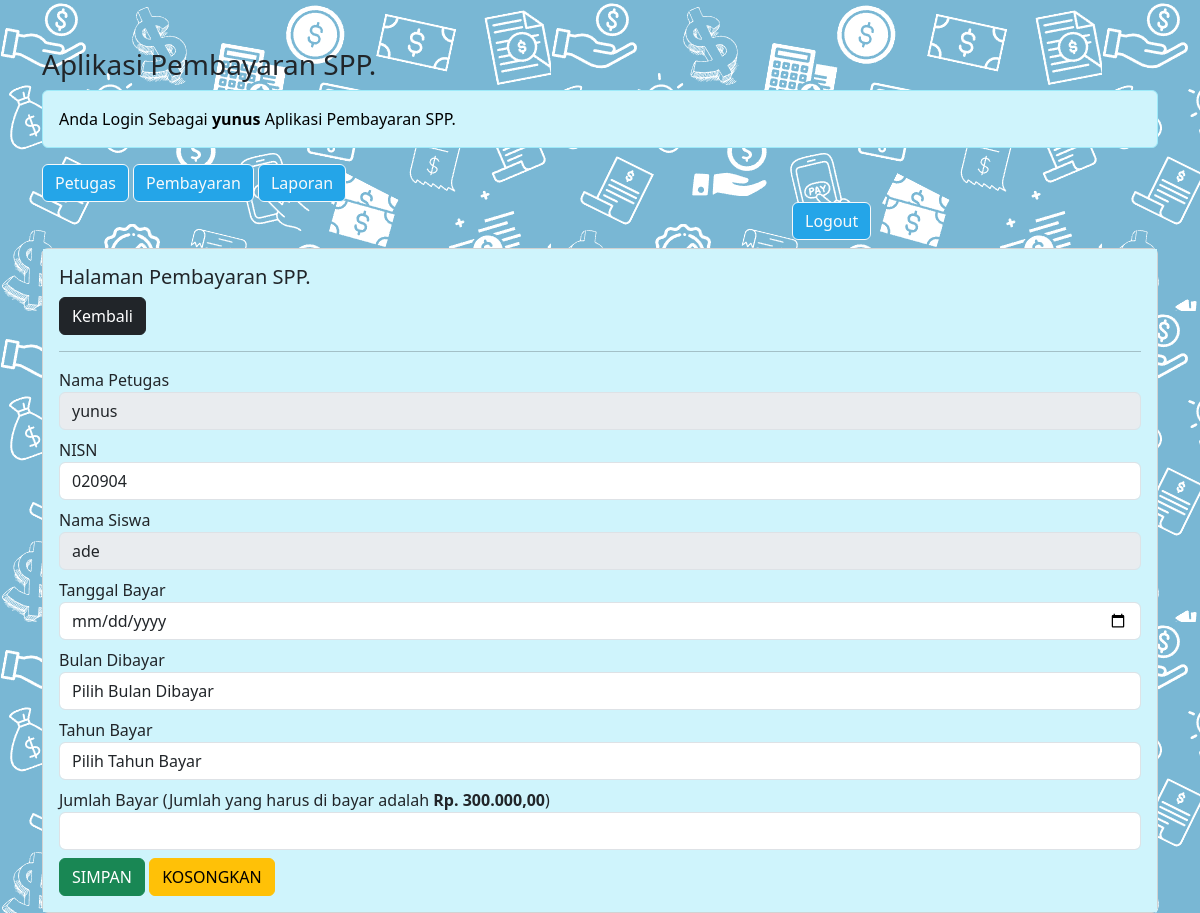
Screenshot of /pembayaran_spp_ukk/petugas/petugas.php?url=tambah-pembayaran&nisn=020904 (signed in) with the database file from the repository.
### tables this page shows
CREATE TABLE `siswa` (
  `nisn` char(10) NOT NULL,
  `nis` char(8) NOT NULL,
  `password` text NOT NULL,
  `nama` varchar(35) NOT NULL,
  `id_kelas` int(11) NOT NULL,
  `alamat` text NOT NULL,
  `no_telp` varchar(13) NOT NULL,
  `id_spp` int(11) NOT NULL
);

CREATE TABLE `spp` (
  `id_spp` int(11) NOT NULL,
  `tahun` int(11) NOT NULL,
  `nominal` int(11) NOT NULL
);

### pembayaran_spp_ukk/petugas/tambah-pembayaran.php (the view, shortened to what this page needs)
<?php
$nisn = $_GET['nisn'];
include'../koneksi.php';
$sql = "SELECT*FROM siswa,spp,kelas WHERE siswa.id_kelas=kelas.id_kelas AND siswa.id_spp=spp.id_spp AND nisn='$nisn'";
$query = mysqli_query($koneksi, $sql);
$data = mysqli_fetch_array($query);
?>
<h5>Halaman Pembayaran SPP.</h5>
<a href="?url=pembayaran" class="btn btn-dark">Kembali</a>
<hr>
<form method="post" action="?url=proses-tambah-pembayaran&nisn=<?= $nisn; ?>">
 <div class="form-group mb-2">
 	<label>Nama Petugas</label>
 	<input value="<?= $_SESSION['nama_petugas'] ?>" disabled class="form-control" required>
 </div>
 <div class="form-group mb-2">
 	<label>NISN</label>
    <input readonly name="nisn" value="<?= $data['nisn'] ?>" type="text" class="form-control" required>
 </div>
  <div class="form-group mb-2">
   <label>Nama Siswa</label>
    <input disabled value="<?= $data['nama'] ?>" type="text" class="form-control" required>
 </div>
 <div class="form-group mb-2">
   <label>Tanggal Bayar</label>
   <input type="date" name="tgl_bayar"class="form-control" required>
 </div>
 <div class="form-group mb-2">
    <label>Bulan Dibayar</label>
    <select name="bulan_dibayar" class="form-control" required>
       <option value="">Pilih Bulan Dibayar</option>
    </select>
 </div>
 <div class="form-group mb-2">
    <label>Tahun Bayar</label>
    <select name="tahun_dibayar" class="form-control" required>
       <option value="">Pilih Tahun Bayar</option>
    </select>
 </div>
<div class="form-group mb-2">
   <label>Jumlah Bayar (Jumlah yang harus di bayar adalah <b>Rp. <?=number_format($data['nominal'],2,',','.') ?></b>)</label>
    <input type="number" name="jumlah_bayar" min="<?=($data['nominal']) ?>" max="<?= ($data['nominal']) ?>"class="form-control" required>
 </div>
 <div class="form-group">
 	<button type="submit" class="btn btn-success"> SIMPAN </button>
 	<button type="reset" class="btn btn-warning"> KOSONGKAN </button>
 </div>
</form>

### rows the page displays
siswa: nisn "020904", nama "ade", id_spp.nominal "300.000,00"

### other values shown
$_SESSION['nama_petugas'] "yunus"
